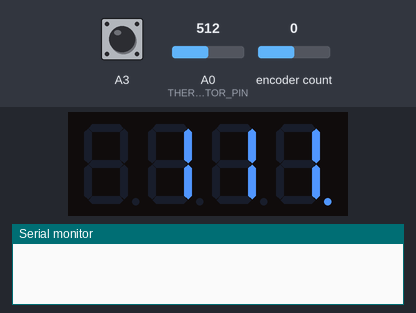
A sketch run on a simulated Arduino Uno, built with avr-gcc and run on an emulated ATmega328P. Parts: 4-digit seven-segment display, the last lines printed to the serial monitor. The inputs (shaded band) are chosen by the test bench; at power-on: encoder count 0, A3 HIGH, A0 (THERMISTOR_PIN) = 512.

Above: at 2.6 s.
2.7 s: encoder count set to 1
At 3.8 s:
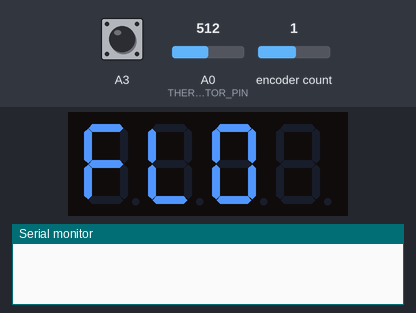
5.7 s: A3 pulled LOW for 0.15 s
At 7.2 s:
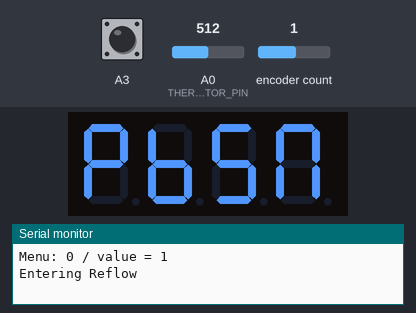
8.8 s: encoder count set to 2
At 9.6 s:
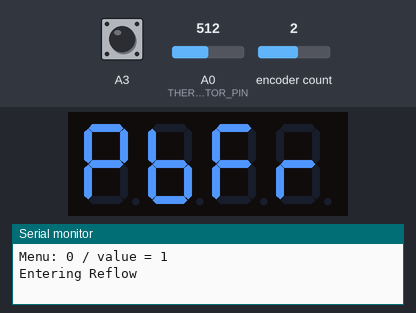
11.8 s: encoder count set to 3
At 12.9 s:
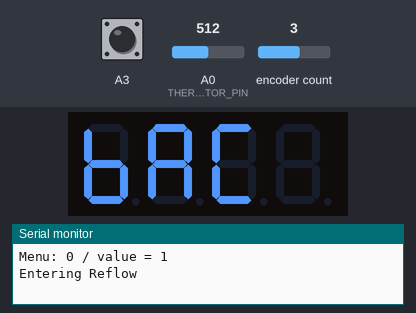
14.8 s: A0 (THERMISTOR_PIN) set to 716
At 15.7 s:
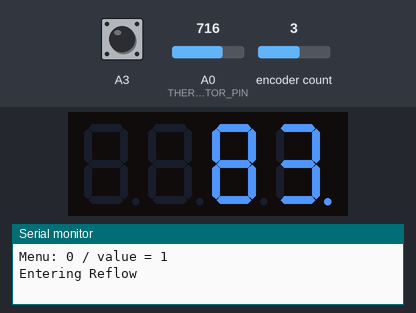
16.4 s: A0 (THERMISTOR_PIN) set to 900
At 17.7 s:
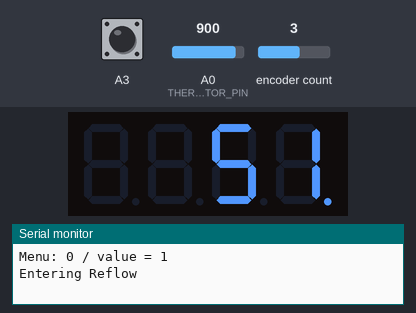
Timing chart, 0 to 18.9 s (numbered marks = the images above; inputs shaded):
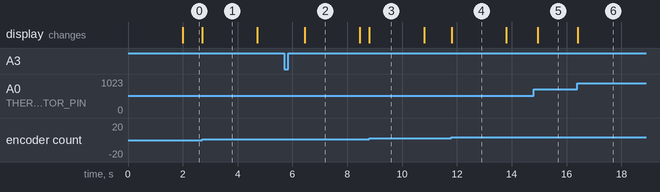

Measured:
- after the input at 2.7 s, the display: changes at once (image 1)
- after the input at 5.7 s, the display: changes after 0.76 s (image 2)
- after the input at 8.8 s, the display: changes at once (image 3)
- after the input at 11.8 s, the display: changes at once (image 4)
- after the input at 14.8 s, the display: changes after 0.15 s (image 5)
- after the input at 16.4 s, the display: changes at once (image 6)
- what the display in image 1 shows lasts 2.0 s, from 2.7 s to 4.7 s

The sketch:

ReflowShield.ino
```cpp
/* https://github.com/sparkfun/SevSeg */
#include "SevSeg.h"
/* https://github.com/0xPIT/encoder/ */
#include <ClickEncoder.h>
#include <TimerOne.h>

// Seven Segment Display
SevSeg myDisplay;
int displayType = COMMON_CATHODE; //Your display is either common cathode or common anode
//This pinout is for a regular display
//Declare what pins are connected to the digits
int digit1 = 2; //Pin 12 on my 4 digit display
int digit2 = 3; //Pin 9 on my 4 digit display
int digit3 = 4; //Pin 8 on my 4 digit display
int digit4 = 5; //Pin 6 on my 4 digit display
//Declare what pins are connected to the segments
int segA = 6; //Pin 11 on my 4 digit display
int segB = 7; //Pin 7 on my 4 digit display
int segC = 8; //Pin 4 on my 4 digit display
int segD = 9; //Pin 2 on my 4 digit display
int segE = 10; //Pin 1 on my 4 digit display
int segF = 11; //Pin 10 on my 4 digit display
int segG = 12; //Pin 5 on my 4 digit display
int segDP= 13; //Pin 3 on my 4 digit display
int numberOfDigits = 4; //Do you have a 1, 2 or 4 digit display?

// Encoder
uint8_t stepsPerNotch = 4;
ClickEncoder *encoder;
int16_t last, value;
void timerIsr() {
  encoder->service();
}

// Thermistor
#include "temperature_profile.h"
#define THERMISTOR_PIN A0
bool done = false;
#include "epcos_sensor.h"
int t = 0;

//  Solid State Relay Output and Control
const int heatPin =  A4;     // the number of the LED pin.  This also controls the heater
int heatState = HIGH;         // heatState used to set the LED and heater
long previousMillis = 0;     // will store last time LED/heater was updated
const long interval = 1000;  // interval at which to run profile checks
const long period = 200;  // interval at which to sample temperature (milliseconds)
unsigned long time_now = 0;
long time = 0;               // Time since start in seconds

// Menu
int menustate=0;

unsigned long timer;

void setup() {
  Serial.begin(9600);

  // encoder
  encoder = new ClickEncoder(A2, A1, A3, 4);
  Timer1.initialize(1000);
  Timer1.attachInterrupt(timerIsr);
  last = -1;

  // seven segment display
  myDisplay.Begin(displayType, numberOfDigits, digit1, digit2, digit3, digit4, segA, segB, segC, segD, segE, segF, segG, segDP);
  myDisplay.SetBrightness(100); //Set the display to 100% brightness level

  timer = millis();
}

void loop() {

  // Update current temp once per interval
  if(millis() > time_now + period){
    time_now = millis();
    t = temperature();
  }

  // Get EncoderValue
  value += encoder->getValue();
  if (value != last) {
    timer = millis();
    if (menustate == 0) {
      if (value > 2) {value = 2;};
      if (value < 0) {value = 0;};
    } else if (menustate == 1) {
      if (value > 3) {value = 3;};
      if (value < 1) {value = 1;};
    } else if (menustate == 1) {
      if (value > 150) {value = 150;};
      if (value < 30) {value = 30;};
    }
    last = value;
  }

  // Get EncoderButton
  ClickEncoder::Button b = encoder->getButton();
  if (b != ClickEncoder::Open) {
    timer = millis();
    switch (b) {
      // ClickEncoder::Pressed
      // ClickEncoder::Held
      // ClickEncoder::Released
      // ClickEncoder::Clicked
      case ClickEncoder::DoubleClicked:
          Serial.println("ClickEncoder::DoubleClicked");
      case ClickEncoder::Held:
          // Holding cancels the job
          Serial.println("ClickEncoder::Held");
          menustate = 0;
          value = 0;
      case ClickEncoder::Clicked:
          Serial.print("Menu: ");
          Serial.print(menustate);
          Serial.print(" / value = ");
          Serial.println(value);
          if (menustate == 0) {
            if (value == 1) {
              Serial.println("Entering Reflow");
              menustate = 1;
              value = 0;
            } else if (value == 2) {
              Serial.println("Entering Dry");
              menustate = 2;
              value = 0;
            };
          };
          if (menustate == 1) {
            if (value == 1) {
              Serial.println("Reflow Leaded");
              // menustate = 1;
            } else if (value == 2) {
              Serial.println("Reflow Leadfree");
              // menustate = 2;
            } else if (value == 3) {
              Serial.println("Going back!");
              menustate = 0;
              value = 0;
            };
          };
          if (menustate == 2) {
            Serial.print("Entering Drying Cycle: Running at ");
            Serial.println(value);
          };
      break;
    }
  } // end ifbutton

  // IDLE and Active Display

  if (millis() - timer >= 2000) {
    // IDLE:
    char tempString[10]; //Used for sprintf
    sprintf(tempString, "%4d", t); //Convert value into a string that is right adjusted
    myDisplay.DisplayString(tempString, 8);
    // myDisplay.DisplayString("IDLE", 0);
  } else {
    // Active:
    if (menustate == 0) { // MAIN MENU
      if (value == 0 ){
        myDisplay.DisplayString("OFF ", 0);
      } else if (value == 1 ){
        myDisplay.DisplayString("FLO ", 0);
      } else if (value == 2 ){
        myDisplay.DisplayString("DRY ", 0);
      };
    };
      if (menustate == 1) { // REFLOW PROFILE SELECTION MENU
      if (value == 1 ){
        myDisplay.DisplayString("PBSN", 0);
      } else if (value == 2 ){
        myDisplay.DisplayString("PBFR", 0);
      } else if (value == 3 ){
        myDisplay.DisplayString("BAC ", 0);
      };
    };
      if (menustate == 2) { // DRYING TEMP SELECTION
      char tempString[10]; //Used for sprintf
      sprintf(tempString, "%4d", value); //Convert value into a string that is right adjusted
      myDisplay.DisplayString(tempString, 0);
    };
  };
  delay(1);
}
```

epcos_sensor.h
```cpp
#if ARDUINO >= 100
 #include "Arduino.h"
#else
 #include "WProgram.h"
#endif

// Epcos 57540G0104F
// Thermistor lookup table for RepRap Temperature Sensor Boards (http://make.rrrf.org/ts)
// Made with createTemperatureLookup.py (http://svn.reprap.org/trunk/reprap/firmware/Arduino/utilities/createTemperatureLookup.py)
// ./createTemperatureLookup.py --r0=100000 --t0=25 --r1=0 --r2=4700 --beta=4066 --max-adc=1023
// r0: 100000
// t0: 25
// r1: 0
// r2: 4700
// beta: 4066
// max adc: 1023
#define NUMTEMPS 20
short temptable[NUMTEMPS][2] = {
   {1, 841},
   {54, 255},
   {107, 209},
   {160, 184},
   {213, 166},
   {266, 153},
   {319, 142},
   {372, 132},
   {425, 124},
   {478, 116},
   {531, 108},
   {584, 101},
   {637, 93},
   {690, 86},
   {743, 78},
   {796, 70},
   {849, 61},
   {902, 50},
   {955, 34},
   {1008, 3}
};


float temperature()
{
   int rawtemp = analogRead(THERMISTOR_PIN);
   int current_celsius = 0;

   byte i;
   for (i=1; i<NUMTEMPS; i++)
   {
      if (temptable[i][0] > rawtemp)
      {
         int realtemp  = temptable[i-1][1] + (rawtemp - temptable[i-1][0]) * (temptable[i][1] - temptable[i-1][1]) / (temptable[i][0] - temptable[i-1][0]);

         if (realtemp > 255)
            realtemp = 255;

         current_celsius = realtemp;
         break;
      }
   }

   // Overflow: We just clamp to 0 degrees celsius
   if (i == NUMTEMPS){ current_celsius = 0; };

   //Serial.print("TEMP ");
   //Serial.println(current_celsius);
   return current_celsius;
}
```

temperature_profile.h
```cpp
// The temperature/time profile as {secs, temp}
// This profile is linearly interpolated to get the required temperature at any time.

// PLEN is the number of entries per profile
#define PLEN 6

// Leaded Solder Profile
long pb[PLEN][2] =  { {0, 20}, {120, 150}, {210, 190}, {240, 240}, {310, 180}, {400, 0} };  // Kester Sn63/Pb37

// Lead Free Solder Profile
long pbf[PLEN][2] = { {0, 20}, {120, 200}, {220, 220}, {270, 250}, {300, 220}, {400, 0} };  // Sn95.8/Ag3.5/Cu0.7

// Drying Profile
long dry[PLEN][2] = { {0, 20}, {120, 100}, {220, 120}, {280, 140}, {300, 120}, {600, 0} };  // Post Wash Dryout
```
